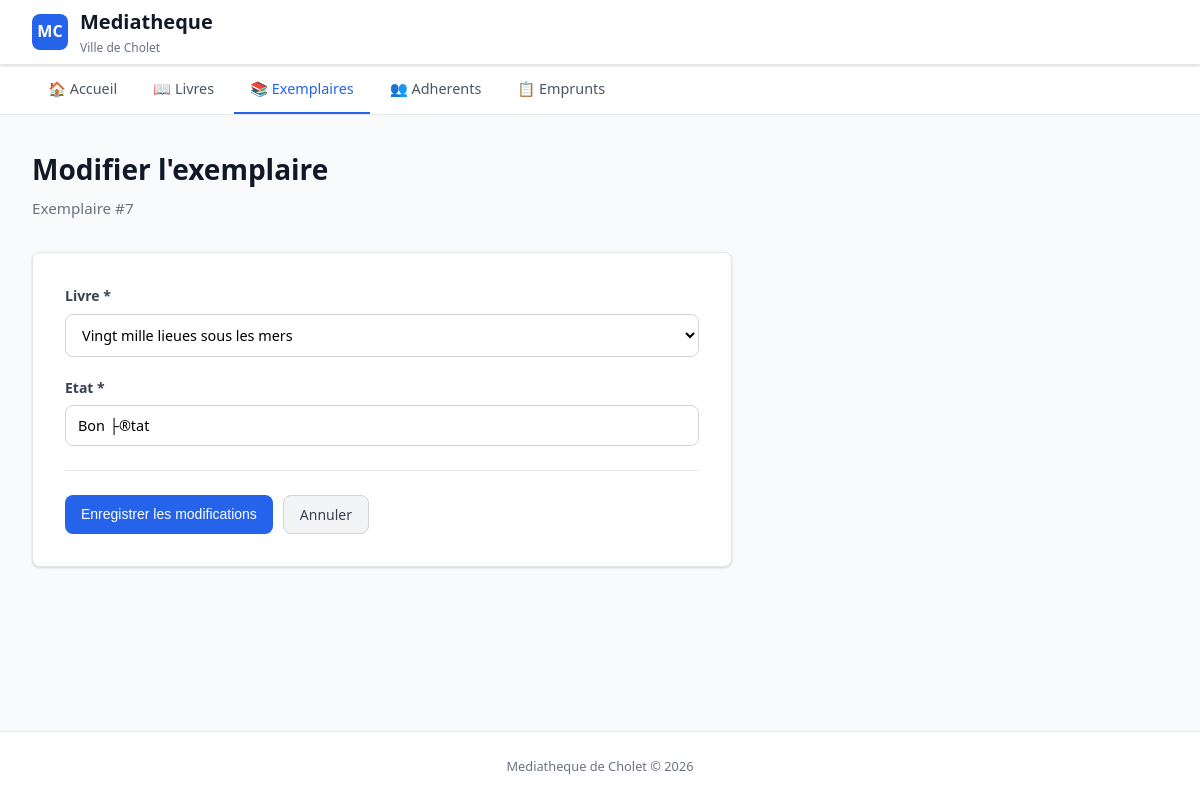
/exemplaires/modifier.php?id=7, run on the app's committed database.
### tables this page shows
CREATE TABLE `posseder` (
  `Id_Livre` int NOT NULL,
  `Id_Exemplaire` int NOT NULL,
  PRIMARY KEY (`Id_Livre`,`Id_Exemplaire`),
  KEY `Id_Exemplaire` (`Id_Exemplaire`),
  CONSTRAINT `posseder_ibfk_1` FOREIGN KEY (`Id_Livre`) REFERENCES `livre` (`Id_Livre`),
  CONSTRAINT `posseder_ibfk_2` FOREIGN KEY (`Id_Exemplaire`) REFERENCES `exemplaire` (`Id_Exemplaire`)
);

CREATE TABLE `livre` (
  `Id_Livre` int NOT NULL AUTO_INCREMENT,
  `titre` varchar(50) DEFAULT NULL,
  `type_support` enum('papier','numerique','les deux') NOT NULL DEFAULT 'papier',
  `datesortie` date DEFAULT NULL,
  `isbn` varchar(50) DEFAULT NULL,
  `dateachat` date DEFAULT NULL,
  `codewey` varchar(50) NOT NULL,
  PRIMARY KEY (`Id_Livre`),
  KEY `codewey` (`codewey`),
  CONSTRAINT `livre_ibfk_1` FOREIGN KEY (`codewey`) REFERENCES `codedewey` (`codewey`)
);

CREATE TABLE `exemplaire` (
  `Id_Exemplaire` int NOT NULL AUTO_INCREMENT,
  `code_exemplaire` varchar(50) DEFAULT NULL,
  `etat` varchar(50) DEFAULT NULL,
  PRIMARY KEY (`Id_Exemplaire`),
  UNIQUE KEY `uq_code_exemplaire` (`code_exemplaire`)
);

### exemplaires/modifier.php (the view, shortened to what this page needs)
<?php
require_once __DIR__ . '/../config/database.php';
$id = intval($_GET['id'] ?? 0);
$stmt = $pdo->prepare("SELECT * FROM Exemplaire WHERE Id_Exemplaire = ?");
$stmt->execute([$id]);
$exemplaire = $stmt->fetch();
$livres = $pdo->query("SELECT Id_Livre, titre FROM Livre ORDER BY titre ASC")->fetchAll();
$stmtP = $pdo->prepare("SELECT Id_Livre FROM Posseder WHERE Id_Exemplaire = ?");
$stmtP->execute([$id]);
$Id_Livre = $stmtP->fetchColumn();
$etat = $exemplaire['etat'];
require_once __DIR__ . '/../includes/header.php';
?>
<h1>Modifier l'exemplaire</h1>
<p class="subtitle">Exemplaire #<?php echo $id; ?></p>
<div class="form-container">
    <form method="POST">
        <div class="form-group">
            <label for="Id_Livre">Livre *</label>
            <select id="Id_Livre" name="Id_Livre" required>
                <?php foreach ($livres as $livre): ?>
                    <option value="<?php echo $livre['Id_Livre']; ?>" <?php echo $Id_Livre == $livre['Id_Livre'] ? 'selected' : ''; ?>>
                        <?php echo htmlspecialchars($livre['titre']); ?>
                    </option>
                <?php endforeach; ?>
            </select>
        </div>
        <div class="form-group">
            <label for="etat">Etat *</label>
            <input type="text" id="etat" name="etat" value="<?php echo htmlspecialchars($etat); ?>" required>
        </div>
        <div class="form-actions">
            <button type="submit" class="btn btn-primary">Enregistrer les modifications</button>
            <a href="consulter.php?id=<?php echo $id; ?>" class="btn btn-secondary">Annuler</a>
        </div>
    </form>
</div>
<?php require_once __DIR__ . '/../includes/footer.php'; ?>

### css/style.css (style rules this page uses)
* { margin: 0; padding: 0; box-sizing: border-box; }
:root { --primary: #2563eb; --primary-dark: #1d4ed8; --primary-light: #dbeafe; --danger: #dc2626; --danger-dark: #b91c1c; --danger-light: #fee2e2; --success: #16a34a; --success-light: #dcfce7; --warning: #f59e0b; --warning-light: #fef3c7; --gray-50: #f9fafb; --gray-100: #f3f4f6; --gray-200: #e5e7eb; --gray-300: #d1d5db; --gray-500: #6b7280; --gray-600: #4b5563; --gray-700: #374151; --gray-800: #1f2937; --gray-900: #111827; --radius: 8px; --shadow: 0 1px 3px rgba(0,0,0,0.1), 0 1px 2px rgba(0,0,0,0.06); --shadow-md: 0 4px 6px rgba(0,0,0,0.07), 0 2px 4px rgba(0,0,0,0.06); }
body { font-family: 'Segoe UI', system-ui, -apple-system, sans-serif; background: var(--gray-50); color: var(--gray-800); line-height: 1.6; min-height: 100vh; display: flex; flex-direction: column; }
h1 { font-size: 1.75rem; font-weight: 700; color: var(--gray-900); margin-bottom: 0.25rem; }
.subtitle { color: var(--gray-500); font-size: 0.95rem; margin-bottom: 2rem; }
.btn { display: inline-flex; align-items: center; gap: 6px; padding: 8px 16px; border: none; border-radius: var(--radius); font-size: 0.875rem; font-weight: 500; cursor: pointer; text-decoration: none; transition: all 0.15s ease; line-height: 1.5; }
.btn-primary { background: var(--primary); color: white; }
.btn-secondary { background: var(--gray-100); color: var(--gray-700); border: 1px solid var(--gray-300); }
.form-container { background: white; border: 1px solid var(--gray-200); border-radius: var(--radius); padding: 2rem; max-width: 700px; box-shadow: var(--shadow); }
.form-group { margin-bottom: 1.25rem; }
.form-group label { display: block; font-size: 0.875rem; font-weight: 600; color: var(--gray-700); margin-bottom: 6px; }
.form-group input, .form-group select, .form-group textarea { width: 100%; padding: 10px 12px; border: 1px solid var(--gray-300); border-radius: var(--radius); font-size: 0.9rem; font-family: inherit; transition: border-color 0.15s ease; background: white; }
.form-actions { display: flex; gap: 10px; margin-top: 1.5rem; padding-top: 1.5rem; border-top: 1px solid var(--gray-200); }

### data on the page
posseder: Id_Livre "Vingt mille lieues sous les mers"
exemplaire: etat "Bon ├®tat"

### other printed values
$id "7"
